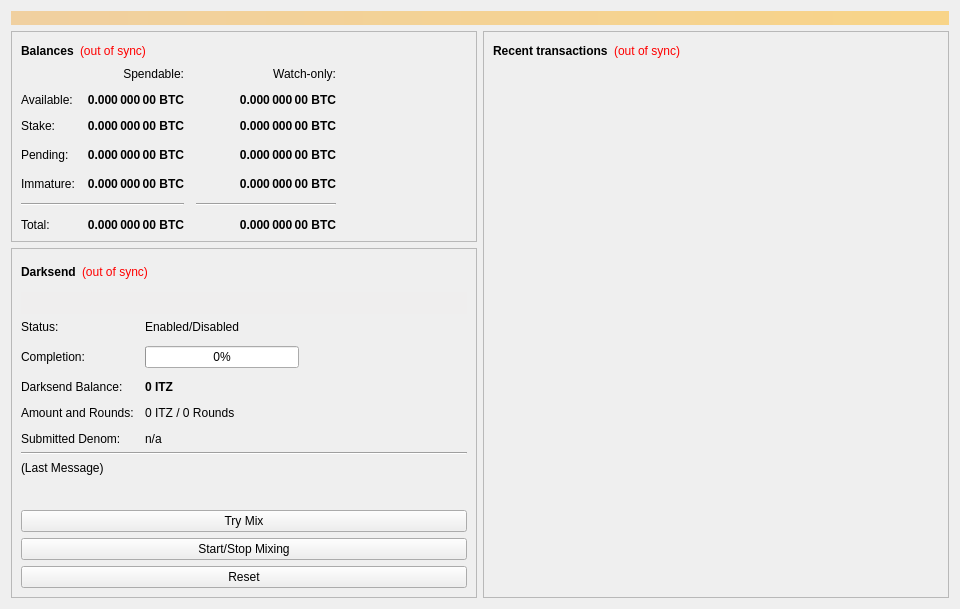
<?xml version="1.0" encoding="UTF-8"?>
<ui version="4.0">
 <class>OverviewPage</class>
 <widget class="QWidget" name="OverviewPage">
  <property name="geometry">
   <rect>
    <x>0</x>
    <y>0</y>
    <width>960</width>
    <height>594</height>
   </rect>
  </property>
  <property name="minimumSize">
   <size>
    <width>960</width>
    <height>0</height>
   </size>
  </property>
  <property name="windowTitle">
   <string>Form</string>
  </property>
  <layout class="QVBoxLayout" name="topLayout">
   <item>
    <widget class="QLabel" name="labelAlerts">
     <property name="visible">
      <bool>false</bool>
     </property>
     <property name="styleSheet">
      <string notr="true">background-color: qlineargradient(x1: 0, y1: 0, x2: 1, y2: 0, stop:0 #F0D0A0, stop:1 #F8D488); color:#000000;</string>
     </property>
     <property name="wordWrap">
      <bool>true</bool>
     </property>
     <property name="margin">
      <number>3</number>
     </property>
    </widget>
   </item>
   <item>
    <layout class="QHBoxLayout" name="horizontalLayout" stretch="1,1">
     <item>
      <layout class="QVBoxLayout" name="verticalLayout_2">
       <item>
        <widget class="QFrame" name="frame">
         <property name="frameShape">
          <enum>QFrame::StyledPanel</enum>
         </property>
         <property name="frameShadow">
          <enum>QFrame::Raised</enum>
         </property>
         <layout class="QVBoxLayout" name="verticalLayout_4">
          <item>
           <layout class="QHBoxLayout" name="horizontalLayout_4">
            <item>
             <widget class="QLabel" name="label_5">
              <property name="font">
               <font>
                <weight>75</weight>
                <bold>true</bold>
               </font>
              </property>
              <property name="text">
               <string>Balances</string>
              </property>
             </widget>
            </item>
            <item>
             <widget class="QLabel" name="labelWalletStatus">
              <property name="cursor">
               <cursorShape>WhatsThisCursor</cursorShape>
              </property>
              <property name="toolTip">
               <string>The displayed information may be out of date. Your wallet automatically synchronizes with the Interzone network after a connection is established, but this process has not completed yet.</string>
              </property>
              <property name="styleSheet">
               <string notr="true">QLabel { color: red; }</string>
              </property>
              <property name="text">
               <string notr="true">(out of sync)</string>
              </property>
              <property name="alignment">
               <set>Qt::AlignLeading|Qt::AlignLeft|Qt::AlignVCenter</set>
              </property>
             </widget>
            </item>
            <item>
             <spacer name="horizontalSpacer_3">
              <property name="orientation">
               <enum>Qt::Horizontal</enum>
              </property>
              <property name="sizeHint" stdset="0">
               <size>
                <width>40</width>
                <height>20</height>
               </size>
              </property>
             </spacer>
            </item>
           </layout>
          </item>
          <item>
           <layout class="QGridLayout" name="gridLayout">
            <property name="spacing">
             <number>12</number>
            </property>
            <item row="3" column="2">
             <widget class="QLabel" name="labelWatchPending">
              <property name="font">
               <font>
                <weight>75</weight>
                <bold>true</bold>
               </font>
              </property>
              <property name="cursor">
               <cursorShape>IBeamCursor</cursorShape>
              </property>
              <property name="toolTip">
               <string>Unconfirmed transactions to watch-only addresses</string>
              </property>
              <property name="text">
               <string notr="true">0.000 000 00 BTC</string>
              </property>
              <property name="alignment">
               <set>Qt::AlignRight|Qt::AlignTrailing|Qt::AlignVCenter</set>
              </property>
              <property name="textInteractionFlags">
               <set>Qt::LinksAccessibleByMouse|Qt::TextSelectableByKeyboard|Qt::TextSelectableByMouse</set>
              </property>
             </widget>
            </item>
            <item row="3" column="1">
             <widget class="QLabel" name="labelUnconfirmed">
              <property name="font">
               <font>
                <weight>75</weight>
                <bold>true</bold>
               </font>
              </property>
              <property name="cursor">
               <cursorShape>IBeamCursor</cursorShape>
              </property>
              <property name="toolTip">
               <string>Total of transactions that have yet to be confirmed, and do not yet count toward the spendable balance</string>
              </property>
              <property name="text">
               <string notr="true">0.000 000 00 BTC</string>
              </property>
              <property name="alignment">
               <set>Qt::AlignRight|Qt::AlignTrailing|Qt::AlignVCenter</set>
              </property>
              <property name="textInteractionFlags">
               <set>Qt::LinksAccessibleByMouse|Qt::TextSelectableByKeyboard|Qt::TextSelectableByMouse</set>
              </property>
             </widget>
            </item>
            <item row="4" column="2">
             <widget class="QLabel" name="labelWatchImmature">
              <property name="font">
               <font>
                <weight>75</weight>
                <bold>true</bold>
               </font>
              </property>
              <property name="cursor">
               <cursorShape>IBeamCursor</cursorShape>
              </property>
              <property name="toolTip">
               <string>Mined balance in watch-only addresses that has not yet matured</string>
              </property>
              <property name="text">
               <string notr="true">0.000 000 00 BTC</string>
              </property>
              <property name="alignment">
               <set>Qt::AlignRight|Qt::AlignTrailing|Qt::AlignVCenter</set>
              </property>
              <property name="textInteractionFlags">
               <set>Qt::LinksAccessibleByMouse|Qt::TextSelectableByKeyboard|Qt::TextSelectableByMouse</set>
              </property>
             </widget>
            </item>
            <item row="5" column="0" colspan="2">
             <widget class="Line" name="lineSpendableBalance">
              <property name="orientation">
               <enum>Qt::Horizontal</enum>
              </property>
             </widget>
            </item>
            <item row="5" column="2">
             <widget class="Line" name="lineWatchBalance">
              <property name="sizePolicy">
               <sizepolicy hsizetype="Preferred" vsizetype="Fixed">
                <horstretch>0</horstretch>
                <verstretch>0</verstretch>
               </sizepolicy>
              </property>
              <property name="minimumSize">
               <size>
                <width>140</width>
                <height>0</height>
               </size>
              </property>
              <property name="orientation">
               <enum>Qt::Horizontal</enum>
              </property>
             </widget>
            </item>
            <item row="6" column="0">
             <widget class="QLabel" name="labelTotalText">
              <property name="text">
               <string>Total:</string>
              </property>
             </widget>
            </item>
            <item row="4" column="1">
             <widget class="QLabel" name="labelImmature">
              <property name="font">
               <font>
                <weight>75</weight>
                <bold>true</bold>
               </font>
              </property>
              <property name="cursor">
               <cursorShape>IBeamCursor</cursorShape>
              </property>
              <property name="toolTip">
               <string>Mined balance that has not yet matured</string>
              </property>
              <property name="text">
               <string notr="true">0.000 000 00 BTC</string>
              </property>
              <property name="alignment">
               <set>Qt::AlignRight|Qt::AlignTrailing|Qt::AlignVCenter</set>
              </property>
              <property name="textInteractionFlags">
               <set>Qt::LinksAccessibleByMouse|Qt::TextSelectableByKeyboard|Qt::TextSelectableByMouse</set>
              </property>
             </widget>
            </item>
            <item row="3" column="3">
             <spacer name="horizontalSpacer_2">
              <property name="orientation">
               <enum>Qt::Horizontal</enum>
              </property>
              <property name="sizeHint" stdset="0">
               <size>
                <width>40</width>
                <height>20</height>
               </size>
              </property>
             </spacer>
            </item>
            <item row="4" column="0">
             <widget class="QLabel" name="labelImmatureText">
              <property name="text">
               <string>Immature:</string>
              </property>
             </widget>
            </item>
            <item row="6" column="1">
             <widget class="QLabel" name="labelTotal">
              <property name="font">
               <font>
                <weight>75</weight>
                <bold>true</bold>
               </font>
              </property>
              <property name="cursor">
               <cursorShape>IBeamCursor</cursorShape>
              </property>
              <property name="toolTip">
               <string>Your current total balance</string>
              </property>
              <property name="text">
               <string notr="true">0.000 000 00 BTC</string>
              </property>
              <property name="alignment">
               <set>Qt::AlignRight|Qt::AlignTrailing|Qt::AlignVCenter</set>
              </property>
              <property name="textInteractionFlags">
               <set>Qt::LinksAccessibleByMouse|Qt::TextSelectableByKeyboard|Qt::TextSelectableByMouse</set>
              </property>
             </widget>
            </item>
            <item row="6" column="2">
             <widget class="QLabel" name="labelWatchTotal">
              <property name="font">
               <font>
                <weight>75</weight>
                <bold>true</bold>
               </font>
              </property>
              <property name="cursor">
               <cursorShape>IBeamCursor</cursorShape>
              </property>
              <property name="toolTip">
               <string>Current total balance in watch-only addresses</string>
              </property>
              <property name="text">
               <string notr="true">0.000 000 00 BTC</string>
              </property>
              <property name="alignment">
               <set>Qt::AlignRight|Qt::AlignTrailing|Qt::AlignVCenter</set>
              </property>
              <property name="textInteractionFlags">
               <set>Qt::LinksAccessibleByMouse|Qt::TextSelectableByKeyboard|Qt::TextSelectableByMouse</set>
              </property>
             </widget>
            </item>
            <item row="0" column="2">
             <widget class="QLabel" name="labelWatchonly">
              <property name="text">
               <string>Watch-only:</string>
              </property>
              <property name="alignment">
               <set>Qt::AlignRight|Qt::AlignTrailing|Qt::AlignVCenter</set>
              </property>
             </widget>
            </item>
            <item row="1" column="0">
             <widget class="QLabel" name="labelBalanceText">
              <property name="text">
               <string>Available:</string>
              </property>
             </widget>
            </item>
            <item row="1" column="1">
             <widget class="QLabel" name="labelBalance">
              <property name="font">
               <font>
                <weight>75</weight>
                <bold>true</bold>
               </font>
              </property>
              <property name="cursor">
               <cursorShape>IBeamCursor</cursorShape>
              </property>
              <property name="toolTip">
               <string>Your current spendable balance</string>
              </property>
              <property name="text">
               <string notr="true">0.000 000 00 BTC</string>
              </property>
              <property name="alignment">
               <set>Qt::AlignRight|Qt::AlignTrailing|Qt::AlignVCenter</set>
              </property>
              <property name="textInteractionFlags">
               <set>Qt::LinksAccessibleByMouse|Qt::TextSelectableByKeyboard|Qt::TextSelectableByMouse</set>
              </property>
             </widget>
            </item>
            <item row="2" column="0">
             <widget class="QLabel" name="label_10">
              <property name="text">
               <string>Stake:</string>
              </property>
             </widget>
            </item>
            <item row="2" column="1">
             <widget class="QLabel" name="labelStake">
              <property name="font">
               <font>
                <weight>75</weight>
                <bold>true</bold>
               </font>
              </property>
              <property name="cursor">
               <cursorShape>IBeamCursor</cursorShape>
              </property>
              <property name="toolTip">
               <string>Total of coins that was staked, and do not yet count toward the current balance</string>
              </property>
              <property name="text">
               <string notr="true">0.000 000 00 BTC</string>
              </property>
              <property name="alignment">
               <set>Qt::AlignRight|Qt::AlignTrailing|Qt::AlignVCenter</set>
              </property>
              <property name="textInteractionFlags">
               <set>Qt::LinksAccessibleByMouse|Qt::TextSelectableByKeyboard|Qt::TextSelectableByMouse</set>
              </property>
             </widget>
            </item>
            <item row="2" column="2">
             <widget class="QLabel" name="labelWatchStake">
              <property name="font">
               <font>
                <weight>75</weight>
                <bold>true</bold>
               </font>
              </property>
              <property name="cursor">
               <cursorShape>IBeamCursor</cursorShape>
              </property>
              <property name="toolTip">
               <string>Total of coins that was staked in watch-only addresses, and do not yet count toward the current watch-only balance</string>
              </property>
              <property name="text">
               <string notr="true">0.000 000 00 BTC</string>
              </property>
              <property name="alignment">
               <set>Qt::AlignRight|Qt::AlignTrailing|Qt::AlignVCenter</set>
              </property>
              <property name="textInteractionFlags">
               <set>Qt::LinksAccessibleByMouse|Qt::TextSelectableByKeyboard|Qt::TextSelectableByMouse</set>
              </property>
             </widget>
            </item>
            <item row="1" column="2">
             <widget class="QLabel" name="labelWatchAvailable">
              <property name="font">
               <font>
                <weight>75</weight>
                <bold>true</bold>
               </font>
              </property>
              <property name="cursor">
               <cursorShape>IBeamCursor</cursorShape>
              </property>
              <property name="toolTip">
               <string>Your current balance in watch-only addresses</string>
              </property>
              <property name="text">
               <string notr="true">0.000 000 00 BTC</string>
              </property>
              <property name="alignment">
               <set>Qt::AlignRight|Qt::AlignTrailing|Qt::AlignVCenter</set>
              </property>
              <property name="textInteractionFlags">
               <set>Qt::LinksAccessibleByMouse|Qt::TextSelectableByKeyboard|Qt::TextSelectableByMouse</set>
              </property>
             </widget>
            </item>
            <item row="3" column="0">
             <widget class="QLabel" name="labelPendingText">
              <property name="text">
               <string>Pending:</string>
              </property>
             </widget>
            </item>
            <item row="0" column="1">
             <widget class="QLabel" name="labelSpendable">
              <property name="text">
               <string>Spendable:</string>
              </property>
              <property name="alignment">
               <set>Qt::AlignRight|Qt::AlignTrailing|Qt::AlignVCenter</set>
              </property>
             </widget>
            </item>
           </layout>
          </item>
         </layout>
        </widget>
       </item>
       <item>
        <widget class="QFrame" name="frameDarksend">
         <property name="sizePolicy">
          <sizepolicy hsizetype="Expanding" vsizetype="Expanding">
           <horstretch>0</horstretch>
           <verstretch>0</verstretch>
          </sizepolicy>
         </property>
         <property name="minimumSize">
          <size>
           <width>0</width>
           <height>350</height>
          </size>
         </property>
         <property name="layoutDirection">
          <enum>Qt::LeftToRight</enum>
         </property>
         <property name="frameShape">
          <enum>QFrame::StyledPanel</enum>
         </property>
         <property name="frameShadow">
          <enum>QFrame::Raised</enum>
         </property>
         <layout class="QVBoxLayout" name="verticalLayout_5">
          <item>
           <layout class="QHBoxLayout" name="horizontalLayout_5">
            <item>
             <widget class="QLabel" name="label_2">
              <property name="font">
               <font>
                <weight>75</weight>
                <bold>true</bold>
               </font>
              </property>
              <property name="text">
               <string>Darksend</string>
              </property>
             </widget>
            </item>
            <item>
             <widget class="QLabel" name="labelDarksendSyncStatus">
              <property name="toolTip">
               <string>The displayed information may be out of date. Your wallet automatically synchronizes with the Interzone network after a connection is established, but this process has not completed yet.</string>
              </property>
              <property name="styleSheet">
               <string notr="true">QLabel { color: red; }</string>
              </property>
              <property name="text">
               <string notr="true">(out of sync)</string>
              </property>
              <property name="alignment">
               <set>Qt::AlignLeading|Qt::AlignLeft|Qt::AlignVCenter</set>
              </property>
             </widget>
            </item>
            <item>
             <spacer name="horizontalSpacer_4">
              <property name="orientation">
               <enum>Qt::Horizontal</enum>
              </property>
              <property name="sizeHint" stdset="0">
               <size>
                <width>40</width>
                <height>20</height>
               </size>
              </property>
             </spacer>
            </item>
           </layout>
          </item>
          <item>
           <widget class="QPushButton" name="runAutoDenom">
            <property name="palette">
             <palette>
              <active>
               <colorrole role="WindowText">
                <brush brushstyle="SolidPattern">
                 <color alpha="255">
                  <red>0</red>
                  <green>0</green>
                  <blue>0</blue>
                 </color>
                </brush>
               </colorrole>
               <colorrole role="Button">
                <brush brushstyle="SolidPattern">
                 <color alpha="255">
                  <red>239</red>
                  <green>238</green>
                  <blue>238</blue>
                 </color>
                </brush>
               </colorrole>
               <colorrole role="Light">
                <brush brushstyle="SolidPattern">
                 <color alpha="255">
                  <red>255</red>
                  <green>255</green>
                  <blue>255</blue>
                 </color>
                </brush>
               </colorrole>
               <colorrole role="Midlight">
                <brush brushstyle="SolidPattern">
                 <color alpha="255">
                  <red>247</red>
                  <green>246</green>
                  <blue>246</blue>
                 </color>
                </brush>
               </colorrole>
               <colorrole role="Dark">
                <brush brushstyle="SolidPattern">
                 <color alpha="255">
                  <red>119</red>
                  <green>119</green>
                  <blue>119</blue>
                 </color>
                </brush>
               </colorrole>
               <colorrole role="Mid">
                <brush brushstyle="SolidPattern">
                 <color alpha="255">
                  <red>159</red>
                  <green>159</green>
                  <blue>159</blue>
                 </color>
                </brush>
               </colorrole>
               <colorrole role="Text">
                <brush brushstyle="SolidPattern">
                 <color alpha="255">
                  <red>0</red>
                  <green>0</green>
                  <blue>0</blue>
                 </color>
                </brush>
               </colorrole>
               <colorrole role="BrightText">
                <brush brushstyle="SolidPattern">
                 <color alpha="255">
                  <red>255</red>
                  <green>255</green>
                  <blue>255</blue>
                 </color>
                </brush>
               </colorrole>
               <colorrole role="ButtonText">
                <brush brushstyle="SolidPattern">
                 <color alpha="255">
                  <red>0</red>
                  <green>0</green>
                  <blue>0</blue>
                 </color>
                </brush>
               </colorrole>
               <colorrole role="Base">
                <brush brushstyle="SolidPattern">
                 <color alpha="255">
                  <red>255</red>
                  <green>255</green>
                  <blue>255</blue>
                 </color>
                </brush>
               </colorrole>
               <colorrole role="Window">
                <brush brushstyle="SolidPattern">
                 <color alpha="255">
                  <red>239</red>
                  <green>238</green>
                  <blue>238</blue>
                 </color>
                </brush>
               </colorrole>
               <colorrole role="Shadow">
                <brush brushstyle="SolidPattern">
                 <color alpha="255">
                  <red>0</red>
                  <green>0</green>
                  <blue>0</blue>
                 </color>
                </brush>
               </colorrole>
               <colorrole role="AlternateBase">
                <brush brushstyle="SolidPattern">
                 <color alpha="255">
                  <red>247</red>
                  <green>246</green>
                  <blue>246</blue>
                 </color>
                </brush>
               </colorrole>
               <colorrole role="ToolTipBase">
                <brush brushstyle="SolidPattern">
                 <color alpha="255">
                  <red>255</red>
                  <green>255</green>
                  <blue>220</blue>
                 </color>
                </brush>
               </colorrole>
               <colorrole role="ToolTipText">
                <brush brushstyle="SolidPattern">
                 <color alpha="255">
                  <red>0</red>
                  <green>0</green>
                  <blue>0</blue>
                 </color>
                </brush>
               </colorrole>
              </active>
              <inactive>
               <colorrole role="WindowText">
                <brush brushstyle="SolidPattern">
                 <color alpha="255">
                  <red>0</red>
                  <green>0</green>
                  <blue>0</blue>
                 </color>
                </brush>
               </colorrole>
               <colorrole role="Button">
                <brush brushstyle="SolidPattern">
                 <color alpha="255">
                  <red>239</red>
                  <green>238</green>
                  <blue>238</blue>
                 </color>
                </brush>
               </colorrole>
               <colorrole role="Light">
                <brush brushstyle="SolidPattern">
                 <color alpha="255">
                  <red>255</red>
                  <green>255</green>
                  <blue>255</blue>
                 </color>
                </brush>
               </colorrole>
               <colorrole role="Midlight">
                <brush brushstyle="SolidPattern">
                 <color alpha="255">
                  <red>247</red>
                  <green>246</green>
                  <blue>246</blue>
                 </color>
                </brush>
               </colorrole>
               <colorrole role="Dark">
                <brush brushstyle="SolidPattern">
                 <color alpha="255">
                  <red>119</red>
                  <green>119</green>
                  <blue>119</blue>
                 </color>
                </brush>
               </colorrole>
               <colorrole role="Mid">
                <brush brushstyle="SolidPattern">
                 <color alpha="255">
                  <red>159</red>
                  <green>159</green>
                  <blue>159</blue>
                 </color>
                </brush>
               </colorrole>
               <colorrole role="Text">
                <brush brushstyle="SolidPattern">
                 <color alpha="255">
                  <red>0</red>
                  <green>0</green>
                  <blue>0</blue>
                 </color>
                </brush>
               </colorrole>
               <colorrole role="BrightText">
                <brush brushstyle="SolidPattern">
                 <color alpha="255">
                  <red>255</red>
                  <green>255</green>
                  <blue>255</blue>
                 </color>
                </brush>
               </colorrole>
               <colorrole role="ButtonText">
                <brush brushstyle="SolidPattern">
                 <color alpha="255">
                  <red>0</red>
                  <green>0</green>
                  <blue>0</blue>
                 </color>
                </brush>
               </colorrole>
               <colorrole role="Base">
                <brush brushstyle="SolidPattern">
                 <color alpha="255">
                  <red>255</red>
                  <green>255</green>
                  <blue>255</blue>
                 </color>
                </brush>
               </colorrole>
               <colorrole role="Window">
                <brush brushstyle="SolidPattern">
                 <color alpha="255">
                  <red>239</red>
                  <green>238</green>
                  <blue>238</blue>
                 </color>
                </brush>
               </colorrole>
               <colorrole role="Shadow">
                <brush brushstyle="SolidPattern">
                 <color alpha="255">
                  <red>0</red>
                  <green>0</green>
                  <blue>0</blue>
                 </color>
                </brush>
               </colorrole>
               <colorrole role="AlternateBase">
                <brush brushstyle="SolidPattern">
                 <color alpha="255">
                  <red>247</red>
                  <green>246</green>
                  <blue>246</blue>
                 </color>
                </brush>
               </colorrole>
               <colorrole role="ToolTipBase">
                <brush brushstyle="SolidPattern">
                 <color alpha="255">
                  <red>255</red>
                  <green>255</green>
                  <blue>220</blue>
                 </color>
                </brush>
               </colorrole>
               <colorrole role="ToolTipText">
                <brush brushstyle="SolidPattern">
                 <color alpha="255">
                  <red>0</red>
                  <green>0</green>
                  <blue>0</blue>
                 </color>
                </brush>
               </colorrole>
              </inactive>
              <disabled>
               <colorrole role="WindowText">
                <brush brushstyle="SolidPattern">
                 <color alpha="255">
                  <red>119</red>
                  <green>119</green>
                  <blue>119</blue>
                 </color>
                </brush>
               </colorrole>
               <colorrole role="Button">
                <brush brushstyle="SolidPattern">
                 <color alpha="255">
                  <red>239</red>
                  <green>238</green>
                  <blue>238</blue>
                 </color>
                </brush>
               </colorrole>
               <colorrole role="Light">
                <brush brushstyle="SolidPattern">
                 <color alpha="255">
                  <red>255</red>
                  <green>255</green>
                  <blue>255</blue>
                 </color>
                </brush>
               </colorrole>
               <colorrole role="Midlight">
                <brush brushstyle="SolidPattern">
                 <color alpha="255">
                  <red>247</red>
                  <green>246</green>
                  <blue>246</blue>
                 </color>
                </brush>
               </colorrole>
               <colorrole role="Dark">
                <brush brushstyle="SolidPattern">
                 <color alpha="255">
                  <red>119</red>
                  <green>119</green>
                  <blue>119</blue>
                 </color>
                </brush>
               </colorrole>
               <colorrole role="Mid">
                <brush brushstyle="SolidPattern">
                 <color alpha="255">
                  <red>159</red>
                  <green>159</green>
                  <blue>159</blue>
                 </color>
                </brush>
               </colorrole>
               <colorrole role="Text">
                <brush brushstyle="SolidPattern">
                 <color alpha="255">
                  <red>119</red>
                  <green>119</green>
                  <blue>119</blue>
                 </color>
                </brush>
               </colorrole>
               <colorrole role="BrightText">
                <brush brushstyle="SolidPattern">
                 <color alpha="255">
                  <red>255</red>
                  <green>255</green>
                  <blue>255</blue>
                 </color>
                </brush>
               </colorrole>
               <colorrole role="ButtonText">
                <brush brushstyle="SolidPattern">
                 <color alpha="255">
                  <red>119</red>
                  <green>119</green>
                  <blue>119</blue>
                 </color>
                </brush>
               </colorrole>
               <colorrole role="Base">
                <brush brushstyle="SolidPattern">
                 <color alpha="255">
                  <red>239</red>
                  <green>238</green>
                  <blue>238</blue>
                 </color>
                </brush>
               </colorrole>
               <colorrole role="Window">
                <brush brushstyle="SolidPattern">
                 <color alpha="255">
                  <red>239</red>
                  <green>238</green>
                  <blue>238</blue>
                 </color>
                </brush>
               </colorrole>
               <colorrole role="Shadow">
                <brush brushstyle="SolidPattern">
                 <color alpha="255">
                  <red>0</red>
                  <green>0</green>
                  <blue>0</blue>
                 </color>
                </brush>
               </colorrole>
               <colorrole role="AlternateBase">
                <brush brushstyle="SolidPattern">
                 <color alpha="255">
                  <red>239</red>
                  <green>238</green>
                  <blue>238</blue>
                 </color>
                </brush>
               </colorrole>
               <colorrole role="ToolTipBase">
                <brush brushstyle="SolidPattern">
                 <color alpha="255">
                  <red>255</red>
                  <green>255</green>
                  <blue>220</blue>
                 </color>
                </brush>
               </colorrole>
               <colorrole role="ToolTipText">
                <brush brushstyle="SolidPattern">
                 <color alpha="255">
                  <red>0</red>
                  <green>0</green>
                  <blue>0</blue>
                 </color>
                </brush>
               </colorrole>
              </disabled>
             </palette>
            </property>
            <property name="focusPolicy">
             <enum>Qt::NoFocus</enum>
            </property>
            <property name="autoFillBackground">
             <bool>true</bool>
            </property>
            <property name="text">
             <string/>
            </property>
            <property name="flat">
             <bool>true</bool>
            </property>
           </widget>
          </item>
          <item>
           <layout class="QFormLayout" name="formLayout">
            <property name="fieldGrowthPolicy">
             <enum>QFormLayout::AllNonFixedFieldsGrow</enum>
            </property>
            <property name="horizontalSpacing">
             <number>11</number>
            </property>
            <property name="verticalSpacing">
             <number>12</number>
            </property>
            <item row="0" column="0">
             <widget class="QLabel" name="label_6">
              <property name="text">
               <string>Status:</string>
              </property>
             </widget>
            </item>
            <item row="1" column="0">
             <widget class="QLabel" name="label_7">
              <property name="text">
               <string>Completion:</string>
              </property>
             </widget>
            </item>
            <item row="1" column="1">
             <widget class="QProgressBar" name="darksendProgress">
              <property name="maximumSize">
               <size>
                <width>154</width>
                <height>16777215</height>
               </size>
              </property>
              <property name="value">
               <number>0</number>
              </property>
             </widget>
            </item>
            <item row="3" column="0">
             <widget class="QLabel" name="labelAnonymizedText">
              <property name="text">
               <string>Darksend Balance:</string>
              </property>
             </widget>
            </item>
            <item row="3" column="1">
             <widget class="QLabel" name="labelAnonymized">
              <property name="font">
               <font>
                <weight>75</weight>
                <bold>true</bold>
               </font>
              </property>
              <property name="text">
               <string notr="true">0 ITZ</string>
              </property>
             </widget>
            </item>
            <item row="4" column="0">
             <widget class="QLabel" name="label_8">
              <property name="text">
               <string>Amount and Rounds:</string>
              </property>
             </widget>
            </item>
            <item row="4" column="1">
             <widget class="QLabel" name="labelAmountRounds">
              <property name="text">
               <string>0 ITZ / 0 Rounds</string>
              </property>
             </widget>
            </item>
            <item row="5" column="0">
             <widget class="QLabel" name="label_9">
              <property name="text">
               <string>Submitted Denom:</string>
              </property>
             </widget>
            </item>
            <item row="5" column="1">
             <widget class="QLabel" name="labelSubmittedDenom">
              <property name="toolTip">
               <string>The denominations you submitted to the Masternode.&lt;br&gt;To mix, other users must submit the exact same denominations.</string>
              </property>
              <property name="text">
               <string>n/a</string>
              </property>
             </widget>
            </item>
            <item row="0" column="1">
             <widget class="QLabel" name="darksendEnabled">
              <property name="text">
               <string>Enabled/Disabled</string>
              </property>
             </widget>
            </item>
           </layout>
          </item>
          <item>
           <widget class="Line" name="lineLastMessage">
            <property name="orientation">
             <enum>Qt::Horizontal</enum>
            </property>
           </widget>
          </item>
          <item>
           <widget class="QLabel" name="darksendStatus">
            <property name="minimumSize">
             <size>
              <width>288</width>
              <height>43</height>
             </size>
            </property>
            <property name="text">
             <string>(Last Message)</string>
            </property>
            <property name="alignment">
             <set>Qt::AlignLeading|Qt::AlignLeft|Qt::AlignTop</set>
            </property>
            <property name="wordWrap">
             <bool>true</bool>
            </property>
           </widget>
          </item>
          <item>
           <widget class="QPushButton" name="darksendAuto">
            <property name="sizePolicy">
             <sizepolicy hsizetype="MinimumExpanding" vsizetype="Fixed">
              <horstretch>0</horstretch>
              <verstretch>0</verstretch>
             </sizepolicy>
            </property>
            <property name="toolTip">
             <string>Try to manually submit a Darksend request.</string>
            </property>
            <property name="text">
             <string>Try Mix</string>
            </property>
           </widget>
          </item>
          <item>
           <widget class="QPushButton" name="toggleDarksend">
            <property name="sizePolicy">
             <sizepolicy hsizetype="MinimumExpanding" vsizetype="Fixed">
              <horstretch>0</horstretch>
              <verstretch>0</verstretch>
             </sizepolicy>
            </property>
            <property name="text">
             <string>Start/Stop Mixing</string>
            </property>
           </widget>
          </item>
          <item>
           <widget class="QPushButton" name="darksendReset">
            <property name="sizePolicy">
             <sizepolicy hsizetype="MinimumExpanding" vsizetype="Fixed">
              <horstretch>0</horstretch>
              <verstretch>0</verstretch>
             </sizepolicy>
            </property>
            <property name="toolTip">
             <string>Reset the current status of Darksend (can interrupt Darksend if it's in the process of Mixing, which can cost you money!)</string>
            </property>
            <property name="autoFillBackground">
             <bool>false</bool>
            </property>
            <property name="text">
             <string>Reset</string>
            </property>
           </widget>
          </item>
         </layout>
        </widget>
       </item>
       <item>
        <spacer name="verticalSpacer">
         <property name="orientation">
          <enum>Qt::Vertical</enum>
         </property>
         <property name="sizeHint" stdset="0">
          <size>
           <width>20</width>
           <height>40</height>
          </size>
         </property>
        </spacer>
       </item>
      </layout>
     </item>
     <item>
      <layout class="QVBoxLayout" name="verticalLayout_3">
       <item>
        <widget class="QFrame" name="frame_2">
         <property name="frameShape">
          <enum>QFrame::StyledPanel</enum>
         </property>
         <property name="frameShadow">
          <enum>QFrame::Raised</enum>
         </property>
         <layout class="QVBoxLayout" name="verticalLayout">
          <item>
           <layout class="QHBoxLayout" name="horizontalLayout_2">
            <item>
             <widget class="QLabel" name="label_4">
              <property name="font">
               <font>
                <weight>75</weight>
                <bold>true</bold>
               </font>
              </property>
              <property name="text">
               <string>Recent transactions</string>
              </property>
             </widget>
            </item>
            <item>
             <widget class="QLabel" name="labelTransactionsStatus">
              <property name="cursor">
               <cursorShape>WhatsThisCursor</cursorShape>
              </property>
              <property name="toolTip">
               <string>The displayed information may be out of date. Your wallet automatically synchronizes with the Interzone network after a connection is established, but this process has not completed yet.</string>
              </property>
              <property name="styleSheet">
               <string notr="true">QLabel { color: red; }</string>
              </property>
              <property name="text">
               <string notr="true">(out of sync)</string>
              </property>
              <property name="alignment">
               <set>Qt::AlignRight|Qt::AlignTrailing|Qt::AlignVCenter</set>
              </property>
             </widget>
            </item>
            <item>
             <spacer name="horizontalSpacer">
              <property name="orientation">
               <enum>Qt::Horizontal</enum>
              </property>
              <property name="sizeHint" stdset="0">
               <size>
                <width>40</width>
                <height>20</height>
               </size>
              </property>
             </spacer>
            </item>
           </layout>
          </item>
          <item>
           <widget class="QListView" name="listTransactions">
            <property name="styleSheet">
             <string notr="true">QListView { background: transparent; }</string>
            </property>
            <property name="frameShape">
             <enum>QFrame::NoFrame</enum>
            </property>
            <property name="verticalScrollBarPolicy">
             <enum>Qt::ScrollBarAlwaysOff</enum>
            </property>
            <property name="horizontalScrollBarPolicy">
             <enum>Qt::ScrollBarAlwaysOff</enum>
            </property>
            <property name="selectionMode">
             <enum>QAbstractItemView::NoSelection</enum>
            </property>
           </widget>
          </item>
         </layout>
        </widget>
       </item>
      </layout>
     </item>
    </layout>
   </item>
  </layout>
 </widget>
 <resources/>
 <connections/>
</ui>
